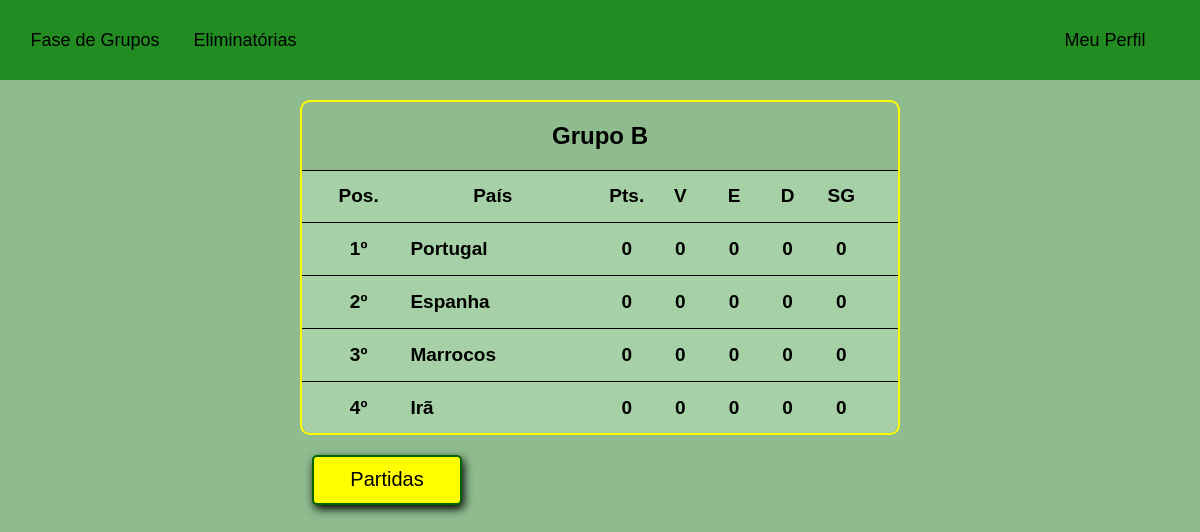
The page /grupo/2/ on the database its author committed.
### core/models.py (models this page shows, shortened)
class Grupos(models.Model):
    pkid_grupo = models.AutoField(primary_key=True)
    nome_grupo = models.CharField(max_length=10, blank=True, null=True)
    class Meta:
        managed = True
        db_table = 'grupos'

class Times(models.Model):
    pkid_time = models.AutoField(primary_key=True)
    fkid_grupo = models.ForeignKey(Grupos, models.DO_NOTHING, db_column='fkid_grupo', blank=True, null=True)
    nome_time = models.CharField(unique=True, max_length=25, blank=True, null=True)
    def __str__(self):
        return self.nome_time
    class Meta:
        managed = True
        db_table = 'times'

### core/views.py (the view)
# urls.py: path('grupo/<int:id_grupo>/', tab_grupo, name="tab_grupo"),
def tab_grupo(request, id_grupo):
    grupo = Grupos.objects.get(pkid_grupo=id_grupo)
    times = list(teams_by_user(request, id_grupo))
    times.sort(key=operator.itemgetter('pontos', 'saldo_gols', 'vitorias'), reverse=True)
    partidas = []
    for i in range(1,7):
        partidas.append( str(grupo.nome_grupo.split(' ')[1]) + str(i) )
    jogos = []
    for partida in partidas:
        jogos.append( (list(Calendario.objects.filter(id_partida=partida)),
                       list(Partida.objects.filter(id_partida=partida,
                                                   fkid_user = request.user.id))
                      )
                    )
    print(jogos)
    context = {
        'grupo':grupo,
        'times':times,
        'jogos':jogos,
    }
    return render(request, 'pag_grupo.html', context)

### core/functions.py (called while the page is built)
def teams_by_user(request, grupo=None):
    times = Times.objects.all().values()
    if grupo:
        times = Times.objects.filter(fkid_grupo=grupo).values()
        print(times)
    for time in times:
        try:
            info = TimesInfo.objects.get(fkid_time=time['pkid_time'], fkid_user=request.user.id)
            info = {
                'vitorias':info.vitorias,
                'empates':info.empates,
                'derrotas':info.derrotas,
                'pontos':info.pontos,
                'saldo_gols':info.saldo_gols,
            }
            time.update(info)
        except:
            info = {
                'vitorias':0,
                'empates':0,
                'derrotas':0,
                'pontos':0,
                'saldo_gols':0,
            }
            time.update(info)
    return times

### core/models.py (called while the page is built)
    def __str__(self):
        return f'DT_{self.id_partida}'

### core/templates/pag_grupo.html (shortened to what this page needs)
{% extends 'base.html' %}
{% block statics %}
    <link rel="stylesheet" type="text/css" href="/static/css/pag_grupo.css">
{% endblock %}
{% block content %}
    <div class="tb_group">
    <div class="tb_title">
        <h2> {{ grupo.nome_grupo }} </h2>
    </div>
    <div class="tb_content">
        <div class="tb_team_row leg">
            <div class="num vertical">Pos.</div>
            <div class="nome vertical">País</div>
            <div class="num vertical">Pts.</div>
            <div class="num vertical">V</div>
            <div class="num vertical">E</div>
            <div class="num vertical">D</div>
            <div class="num vertical">SG</div>
        </div>
        <div class="borda_h"></div>
        <div class="tb_team_row main">
            <div class="num vertical">1º</div>
            <div class="nome vertical">{{ times.0.nome_time }}</div>
            <div class="num vertical">{{ times.0.pontos }}</div>
            <div class="num vertical">{{ times.0.vitorias }}</div>
            <div class="num vertical">{{ times.0.empates }}</div>
            <div class="num vertical">{{ times.0.derrotas }}</div>
            <div class="num vertical">{{ times.0.saldo_gols }}</div>
        </div>
        <div class="borda_h"></div>
        <div class="tb_team_row main">
            <div class="num vertical">2º</div>
            <div class="nome vertical">{{ times.1.nome_time }}</div>
            <div class="num vertical">{{ times.1.pontos }}</div>
            <div class="num vertical">{{ times.1.vitorias }}</div>
            <div class="num vertical">{{ times.1.empates }}</div>
            <div class="num vertical">{{ times.1.derrotas }}</div>
            <div class="num vertical">{{ times.1.saldo_gols }}</div>
        </div>
        <div class="borda_h"></div>
        <div class="tb_team_row main">
            <div class="num vertical">3º</div>
            <div class="nome vertical">{{ times.2.nome_time }}</div>
            <div class="num vertical">{{ times.2.pontos }}</div>
            <div class="num vertical">{{ times.2.vitorias }}</div>
            <div class="num vertical">{{ times.2.empates }}</div>
            <div class="num vertical">{{ times.2.derrotas }}</div>
            <div class="num vertical">{{ times.2.saldo_gols }}</div>
        </div>
        <div class="borda_h"></div>
        <div class="tb_team_row main">
            <div class="num vertical">4º</div>
            <div class="nome vertical">{{ times.3.nome_time }}</div>
            <div class="num vertical">{{ times.3.pontos }}</div>
            <div class="num vertical">{{ times.3.vitorias }}</div>
            <div class="num vertical">{{ times.3.empates }}</div>
            <div class="num vertical">{{ times.3.derrotas }}</div>
            <div class="num vertical">{{ times.3.saldo_gols }}</div>
    </div>
    </div>
    </div>
    <div class="matches">
        <div class="bt_side">
            <button class="btShow" onclick="show_matches()" type="button">Partidas</button>
        </div>
    </div>
{% endblock content %}

### core/static/css/pag_grupo.css (style rules this page uses)
.vertical { display: flex; flex-flow: column nowrap; justify-content: center; }
.tb_group { border: 2px solid yellow; border-radius: 10px; margin: 20px auto; width: 50%; }
.tb_title { border-bottom: 1px solid black; font-size: 16px; text-align: center; margin: 5px auto 0; }
.tb_content { background-color: #a6d0a6; border-radius: 0 0 10px 10px; display: flex; flex-flow: column nowrap; }
.tb_team_row { display: flex; font-size: 19px; font-weight: 600; flex-flow: row nowrap; height: 30px; width: 90%; margin: 10px auto; }
div.tb_team_row.leg { text-align: center; }
.num { width: 10%; text-align: center; }
.nome { width: 40%; }
div.tb_team_row.main div.nome { padding-left: 25px; }
.borda_h { margin: 1px auto; height: 1px; background-color: black; width: 100%; }
.btShow { border: 2px solid darkgreen; border-radius: 5px; background-color: yellow; box-shadow: 2px 4px 10px 0px black; cursor: pointer; font-size: 20px; height: 50px; transition: .3s; width: 150px; }
.bt_side { width: 10%; }
.matches { display: flex; flex-flow: row nowrap; justify-content: space-between; margin: 5px auto; width: 48%; }

### core/static/css/site.css (style rules this page uses)
* { box-sizing: border-box; font-family: Arial, Helvetica, sans-serif; }
body { background-color: darkseagreen; margin: 0; }

### rows shown on the page
Grupos: nome_grupo "Grupo B"
Times: nome_time "Portugal"
Times: nome_time "Espanha"
Times: nome_time "Marrocos"
Times: nome_time "Irã"

### other values the page prints
{{ times.0.pontos }} "0"
{{ times.0.vitorias }} "0"
{{ times.0.empates }} "0"
{{ times.0.derrotas }} "0"
{{ times.0.saldo_gols }} "0"
{{ times.1.pontos }} "0"
{{ times.1.vitorias }} "0"
{{ times.1.empates }} "0"
{{ times.1.derrotas }} "0"
{{ times.1.saldo_gols }} "0"
{{ times.2.pontos }} "0"
{{ times.2.vitorias }} "0"
{{ times.2.empates }} "0"
{{ times.2.derrotas }} "0"
{{ times.2.saldo_gols }} "0"
